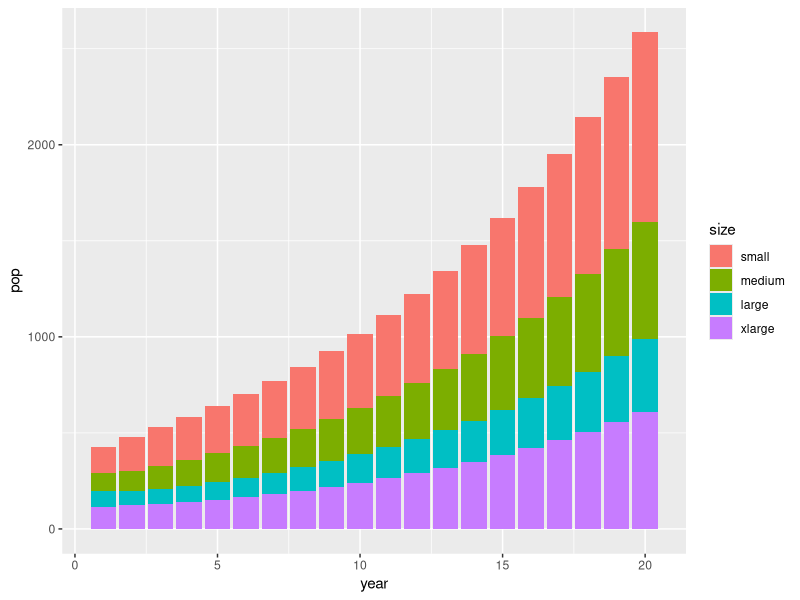
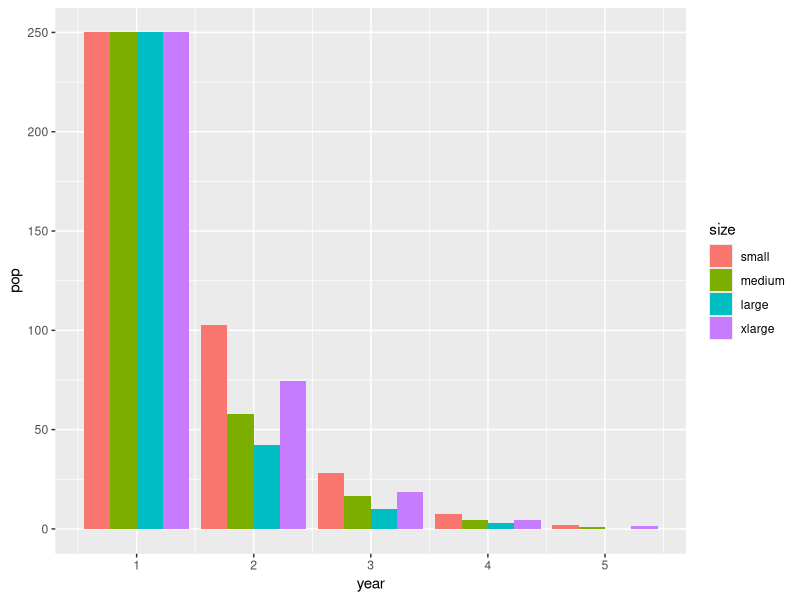

Here is the R script that generated these plots, in order: (Note: this script raises an error after producing the figures.)
## ---- chunk 1
knitr::opts_chunk$set(echo = TRUE)

library(reshape2)
library(ggplot2)
## ---- chunk 2
# Total starting population
N <- 100

# Size classes
bins <- c("small",
          "medium",
          "large",
          "xlarge")
n_bins <- length(bins)

# Starting population proportions for each size class
n_1_prop <- 0.25
n_2_prop <- 0.25
n_3_prop <- 0.25
n_4_prop <- 0.25

# Vector of starting populations in each size class
n_vector <- c("n_1" = N*n_1_prop, # small
              "n_2" = N*n_2_prop, # medium
              "n_3" = N*n_3_prop, # large
              "n_4" = N*n_4_prop) # x-large


# Vector of growth rate for each size class
growth_vector <- c("alpha_1" = 0.2, # growth from small to medium
                   "alpha_2" = 0.2, # growth from medium to large
                   "alpha_3" = 0.2) # growth from large to x-large

# Vector of natural mortality rates for each size class
mortality_vector <- c("d_1" = 0.1, 
                      "d_2" = 0.1, 
                      "d_3" = 0.1,
                      "d_4" = 0.1)

# Vector of reproductive rates for the 3 bigger size classes
repro_vector <- c("r_2" = 0.2, # reproductive rate for medium
                  "r_3" = 0.2, # reproductive rate for large
                  "r_4" = 0.2) # reproductive rate for x-large


# Empty matrix to fill with population results for a 20 year timeseries
# A column for each size class, plus a totals column
timeseries <- as.data.frame(matrix(NA, nrow = 80, ncol = n_bins+1))
colnames(timeseries) <- c(bins, "total")

# Time 0 in first row
timeseries[1, ] <- c(n_vector, N)

# Calculate population through time
for(year in 2:nrow(timeseries)) {
  # Calculate small class population
  timeseries[year, 1] <- (1-(growth_vector[1] + mortality_vector[1]))*timeseries[year-1, 1] + 
    repro_vector[1]*timeseries[year-1, 2] + 
    repro_vector[2]*timeseries[year-1, 3] +
    repro_vector[3]*timeseries[year-1, 4]
  # Calculate medium class population
  timeseries[year, 2] <- (1-(growth_vector[2] + mortality_vector[2]))*timeseries[year-1, 2] +
    growth_vector[1]*timeseries[year-1, 1]
  # Calculate large class population
  timeseries[year, 3] <- (1-(growth_vector[3] + mortality_vector[3]))*timeseries[year-1, 3] +
    growth_vector[2]*timeseries[year-1, 2]
  # Calculate x-large class population
  timeseries[year, 4] <- (1 - mortality_vector[4])*timeseries[year-1, 4] +
    growth_vector[3]*timeseries[year-1, 3]
  # Sum population for each year
  timeseries[year, 5] <- sum(timeseries[year, 1],
                             timeseries[year, 2],
                             timeseries[year, 3],
                             timeseries[year, 4])
}

# Adding vector to identify years, since the time step is less than a year (3 months)
timeseries$year <- rep(1:20, each = 4)




### Plotting all populations to see what's happening

# Melt matrix to make plotting easier
tm_plot <- melt(timeseries[, c(1:4, 6)], id.vars = "year")
colnames(tm_plot)[2:3] <- c("size", "pop")
#tm_plot$Year <- c(1:20)

ggplot(tm_plot, aes(fill = size, y = pop, x = year)) +
    geom_bar(position="stack", stat="identity")




### Function to generate population for all size classes in next time step 
generate_fun <- function(t_minus_1,# The previous time step data (1 row, 4 columns for each size class)
                            growth, # growth rate vector for 3 smaller size classes
                            mortality, # mortality rate vector for all size classes
                            reproduction) { # reproductive rate vector for 3 larger size classes
  # Create vector to hold the current time step's population numbers
  t <- vector() 
  # Calculate small class population
  t[1] <- (1-(growth[1] + mortality[1]))*t_minus_1[, 1] + 
    reproduction[1]*t_minus_1[, 2] + 
    reproduction[2]*t_minus_1[, 3] +
    reproduction[3]*t_minus_1[, 4]
  # Calculate medium class population
  t[2] <- (1-(growth[2] + mortality[2]))*t_minus_1[, 2] +
    growth[1]*t_minus_1[, 1]
  # Calculate large class population
  t[3] <- (1-(growth[3] + mortality[3]))*t_minus_1[, 3] +
    growth[2]*t_minus_1[, 2]
  # Calculate x-large class population
  t[4] <- (1 - mortality[4])*t_minus_1[, 4] +
    growth[3]*t_minus_1[, 3]
  
  return(t)
}


## ---- chunk 3

# Function to remove individuals 
removal_fun <- function(data, # one time step of data with all size classes, in vector form
                        size, # size class
                        m_rate) { # mortality rate for this size class from removal process
  new_data <- data[size]*(1 - m_rate)
  return(new_data)
}

# Size specific mortality rates from removal method
m_rate <- c("small" = 0.3,
            "medium" = 0.3,
            "large" = 0.3,
            "xlarge" = 0.3)

# Setting up new dataframe for timeseries with both generating and removals, starting with a larger population (N = 1000, still equally distributed across size classes)
timeseries_rm <- timeseries[0,]
timeseries_rm[1, ] <- c(rep(250, 4), 1000, 1)

### Using a large loop with an if statement to break it once conditions are met (N <= 1)

for(ts in 2:80) {
  # Generate next time step populations
  all_pop <- generate_fun(t_minus_1 = timeseries_rm[ts-1,],
                                       growth = growth_vector,
                                       mortality = mortality_vector,
                                       reproduction = repro_vector)
  # print(all_pop)
  # Perform removal
  remove_pop <- as.data.frame(matrix(NA, ncol = 4, nrow = 1))
  colnames(remove_pop) <- colnames(timeseries[,1:4])
  ind_removed <- vector()
  for(size in 1:length(bins)) {
  remove_pop[,size] <- removal_fun(all_pop, size, m_rate[size])
  # If any size classes have less than 1, convert to 0
  if((remove_pop[, size] < 1) == TRUE) {
    remove_pop[, size] <- 0 }
    else {
      remove_pop[, size] <- remove_pop[, size]
    }
  }

  timeseries_rm[ts, 1:4] <- remove_pop
  # Sum population after generation and removal steps
  timeseries_rm$total[ts] <- sum(remove_pop)
  if((timeseries_rm$total[ts] <= 1) == TRUE) {
    break
  }
}

timeseries_rm$year <- timeseries$year[1:nrow(timeseries_rm)]
timeseries_rm

### Plotting all populations to see what's happening

# Melt matrix to make plotting easier
tm_rm_plot <- melt(timeseries_rm[, c(1:4, 6)], id.vars = "year")
colnames(tm_rm_plot)[2:3] <- c("size", "pop")

ggplot(tm_rm_plot, aes(fill = size, y = pop, x = year)) +
    geom_bar(position="dodge", stat="identity")

## ---- chunk 4

# Vector of detection probability for each size class
p_prob <- c("small" = 1,
       "medium" = 1,
       "large" = 1,
       "xlarge" = 1)

# Setting up new dataframe for timeseries with observed populations, taken every 4th time step
timeseries_obs <- timeseries[0,]

# Creating separate timeseries to store actual population, for every time step to have something to observe, starting with N = 10,000, still equally distributed across size classes
timeseries_raw <- timeseries[0,]
timeseries_raw[1, ] <- c(rep(2500, 4), 10000, 1)

### Using a large loop with an if statement to break it once conditions are met (N <= 1)

for(ts in 2:80) {
  # Generate next time step populations
  all_pop <- generate_fun(t_minus_1 = timeseries_raw[ts-1,],
                                       growth = growth_vector,
                                       mortality = mortality_vector,
                                       reproduction = repro_vector)
  # print(all_pop)
  # Perform removal
  remove_pop <- as.data.frame(matrix(NA, ncol = 4, nrow = 1))
  colnames(remove_pop) <- colnames(timeseries[,1:4])
  ind_removed <- vector()
  for(size in 1:length(bins)) {
  remove_pop[,size] <- removal_fun(all_pop, size, m_rate[size])
  # If any size classes have less than 1, convert to 0
  if((remove_pop[, size] < 1) == TRUE) {
    remove_pop[, size] <- 0 }
    else {
      remove_pop[, size] <- remove_pop[, size]
    }
  }
  
  timeseries_raw[ts, 1:4] <- remove_pop
  # Sum population after generation and removal steps
  timeseries_raw$total[ts] <- sum(remove_pop)
  
  # Observation step; every fourth time step, estimate population using p_prob
  if(ts%%4 == 0) {
    timeseries_obs[ts, 1:4] <- timeseries_raw[ts, 1:4]*p_prob
    timeseries_obs$total[ts] <-  timeseries_raw$total[ts]
  } else {
    timeseries_obs[ts, 1:4] <- rep(NA, 4)
  }
  
  # If total population goes below 1, stop loop
  if((timeseries_raw$total[ts] <= 1) == TRUE) {
    break
  }
}

# Adding year to both raw and observation timeseries
timeseries_raw$year <- timeseries$year[1:nrow(timeseries_raw)]
timeseries_obs$year <- timeseries_raw$year

# Excluding time steps with no observation step from observation dataframe
timeseries_obs_only <- drop_na(timeseries_obs, "small")
timeseries_obs_only$year <- c(1:nrow(timeseries_obs_only))

### Plotting all populations to see what's happening
# Melt observationi dataframe to make plotting easier
tm_obs_plot <- melt(timeseries_obs[, c(1:4, 6)], id.vars = "year")
colnames(tm_obs_plot)[2:3] <- c("size", "pop")

### Plotting observations only
ggplot(tm_obs_plot, aes(fill = size, y = pop, x = year)) +
    geom_bar(position="dodge", stat="identity")


### Plotting both raw timeseries and observation
# Combine raw and observed dataframes, and melting to plot
timeseries_raw$data_type <- "raw"
timeseries_obs$data_type <- "observed"
tm_raw_obs_plot <- melt(rbind(timeseries_raw[, -5], timeseries_obs[, -5]), id.vars = c("year", "data_type"))
colnames(tm_raw_obs_plot) <- c("year", "data_type", "size", "pop")
tm_raw_obs_plot <- drop_na(tm_raw_obs_plot, "pop")


# Plot
ggplot(tm_raw_obs_plot, aes(fill = data_type, color = size, y = pop, x = year)) +
    geom_bar(position="dodge", stat="identity")

